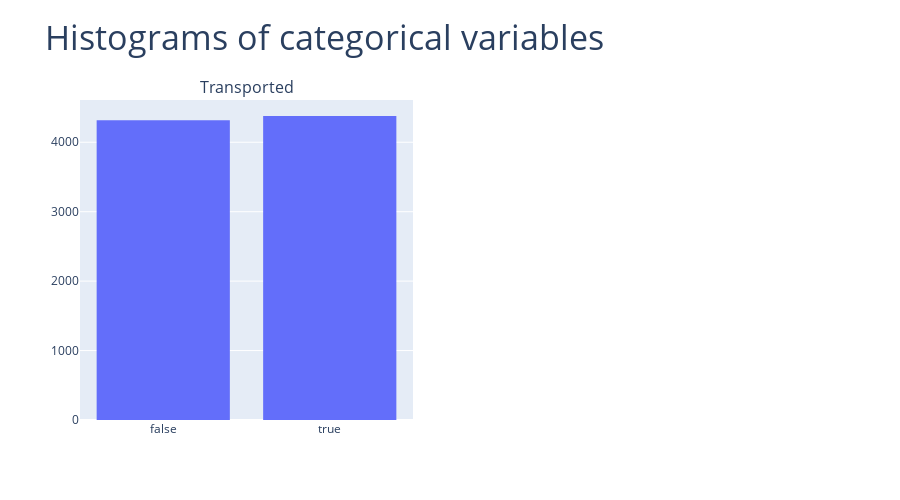

Notebook code for this chart:
### Markdown cell above
### Target

### Code cell
print_hitograms([target])

### Figure 1 — Plotly figure (JSON) as saved in the notebook; plotly's stock layout.template omitted (floating-point values rounded to 4 significant figures; data arrays with more than 128 entries replaced by an {"elided": "..."} marker saying what was removed)
{"data": [{"showlegend": false, "type": "histogram", "x": {"elided": "8693 bool values"}, "xaxis": "x", "yaxis": "y"}], "layout": {"annotations": [{"font": {"size": 16}, "showarrow": false, "text": "Transported", "x": 0.225, "xanchor": "center", "xref": "paper", "y": 1, "yanchor": "bottom", "yref": "paper"}], "height": 500, "title": {"font": {"size": 34}, "text": "Histograms of categorical variables"}, "xaxis": {"anchor": "y", "domain": [0, 0.45]}, "xaxis2": {"anchor": "y2", "domain": [0.55, 1]}, "yaxis": {"anchor": "x", "domain": [0, 1]}, "yaxis2": {"anchor": "x2", "domain": [0, 1]}}}
